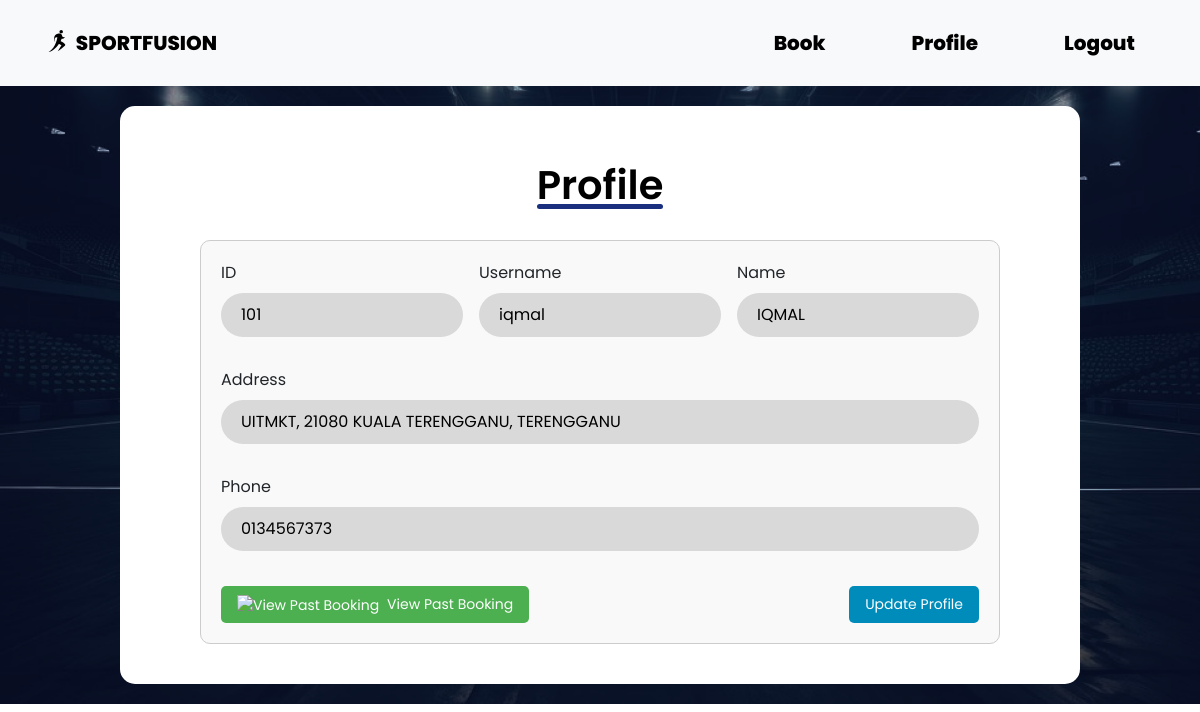
The app's page /profile.php (signed in) with its own data.
### tables this page shows
CREATE TABLE `customer` (
  `CUSTID` int NOT NULL,
  `CUSTNAME` varchar(255) NOT NULL,
  `CUSTADDRESS` varchar(255) DEFAULT NULL,
  `CUSTPHONE` varchar(255) DEFAULT NULL,
  `USERNAME` varchar(255) NOT NULL,
  `PASSWORD` varchar(255) NOT NULL
);

### profile.php (the view, shortened to what this page needs)
<?php
$sessionID = $_SESSION['ID'];
include "config.php";
$sql = "SELECT * FROM CUSTOMER WHERE CUSTID = ?";
if ($stmt = $conn->prepare($sql)) {
    $stmt->bind_param("i", $sessionID);
    $stmt->execute();
    $result = $stmt->get_result();
    if ($result->num_rows > 0) {
        $customerData = $result->fetch_assoc();
    }
} else {
    echo "<script>alert('Error preparing statement for fetching data.');</script>";
}
?>
<!DOCTYPE html>
<html lang="en">
<head>
    <link rel="stylesheet" href="css/bootstrap.min.css">
    <link rel="stylesheet" href="style.css">
</head>
<body>
    <header>
        <nav class="navbar navbar-expand-lg navbar-light bg-light">
            <div class="container-fluid">
                <a class="navbar-brand" href="homeCus.php">
                    <img src="resource/logo.svg" alt="Logo" width="30" height="24" class="d-inline-block align-text-top">
                    SPORTFUSION
                </a>
                <div class="collapse navbar-collapse" id="navbarNav">
                    <ul class="navbar-nav ms-auto">
                        <li class="nav-item">
                            <a class="nav-link" href="cusCheckTime.php">Book</a>
                        </li>
                        <li class="nav-item">
                            <a class="nav-link" href="profile.php">Profile</a>
                        </li>
                        <li class="nav-item">
                            <a class="nav-link" href="logout.php">Logout</a>
                        </li>
                    </ul>
                </div>
            </div>
        </nav>
    </header>
    <div class="check-container">
        <div class="title">
            <h1>Profile</h1>
        </div>
        <div class="check-wrapper">
            <form id="profileForm" class="row g-3" action="<?php echo htmlspecialchars($_SERVER['PHP_SELF']); ?>" method="POST">
                <div class="col-md-4 input-box">
                    <label for="custid" class="form-label">ID</label>
                    <input type="text" class="form-control" id="custid" name="custid" value="<?php echo htmlspecialchars($sessionID); ?>" readonly>
                </div>
                <div class="col-md-4 input-box">
                    <label for="username" class="form-label">Username</label>
                    <input type="text" class="form-control" id="username" name="username" value="<?php echo htmlspecialchars($customerData['USERNAME']); ?>" readonly>
                </div>
                <div class="col-md-4 input-box">
                    <label for="name" class="form-label">Name</label>
                    <input type="text" class="form-control" id="name" name="name" value="<?php echo htmlspecialchars($customerData['CUSTNAME']); ?>" placeholder="Enter your name">
                </div>
                <div class="col-md-12 input-box">
                    <label for="address" class="form-label">Address</label>
                    <input type="text" class="form-control" id="address" name="address" value="<?php echo htmlspecialchars($customerData['CUSTADDRESS']); ?>" placeholder="Enter your address">
                </div>
                <div class="col-md-12 input-box">
                    <label for="phone" class="form-label">Phone</label>
                    <input type="text" class="form-control" id="phone" name="phone" value="<?php echo htmlspecialchars($customerData['CUSTPHONE']); ?>" placeholder="Enter your phone number">
                </div>
                <div class="action-buttons">
                    <a href="cusPastBooking.php" class="action-button">
                        <img src="resource/book.png" alt="View Past Booking">
                        <span class="action-label">View Past Booking</span>
                    </a>
                    <button type="submit" class="submit-button" name="updateProfile">Update Profile</button>
                </div>
            </form>
        </div>
    </div>
</body>
</html>

### style.css (style rules this page uses)
* { margin: 0; padding: 0; box-sizing: border-box; font-family: "Poppins", Arial, Helvetica, sans-serif; }
body { background: url(resource/bgRsc.png); background-size: cover; background-repeat: no-repeat; }
header { display: flex; justify-content: flex-end; align-items: center; }
.navbar { display: flex; justify-content: space-between; align-items: center; padding: 10px; width: 100%; background-color: #ffffff; }
.navbar ul { list-style: none; display: flex; margin-right: 20px; }
.navbar ul li { margin-left: 20px; }
.navbar ul li { text-decoration: none; color: #ffffff; font-weight: 600; padding: 10px 15px; border-radius: 5px; }
.navbar a { font-size: 20px; color: #000000; text-decoration: none; font-weight: 800; position: relative; margin-left: 20px; }
.navbar a::after { content: ""; display: block; height: 4px; border-radius: 15px; width: 100%; background-color: #FF8A1E; transform: scaleX(0); transform-origin: left; transition: transform 0.2s ease; position: absolute; bottom: -3px; left: -5px; }
.title { color: #ffffff; font-size: 35px; font-style: normal; font-weight: 700; line-height: normal; margin-bottom: 8px; }

### profile.php (style rules this page uses)
.check-container { background-color: #fff; width: 80%; margin: 20px auto; border-radius: 15px; display: flex; flex-direction: column; justify-content: center; align-items: center; padding: 40px; }
.title { padding: 15px; width: 100%; display: flex; align-items: center; justify-content: center; position: relative; }
.title h1 { display: inline-block; position: relative; font-family: 'Poppins'; font-weight: 600; color: #000; }
.title h1::after { content: ''; position: absolute; left: 0; bottom: 0; width: 100%; height: 5px; background: #1A307F; border-radius: 3px; }
.input-box input, .input-box select { background-color: #d9d9d9; border: none; outline: none; border-radius: 30px; font-size: 16px; color: #000000; padding: 10px 45px 10px 20px; }
.check-wrapper { max-width: 800px; margin: 0 auto; padding: 20px; border: 1px solid #ccc; border-radius: 10px; background-color: #f9f9f9; }
.input-box { margin-bottom: 15px; }
.action-buttons { display: flex; justify-content: space-between; margin-top: 20px; }
.action-button { display: flex; align-items: center; text-decoration: none; padding: 8px 16px; background-color: #4CAF50; color: white; border-radius: 5px; transition: background-color 0.3s; font-size: 14px; }
.action-button img { margin-right: 8px; height: 20px; }
.submit-button { padding: 8px 16px; background-color: #008CBA; color: white; border: none; border-radius: 5px; cursor: pointer; transition: background-color 0.3s; font-size: 14px; }

### records on screen
customer: username "iqmal", name "IQMAL", address "UITMKT, 21080 KUALA TERENGGANU, TERENGGANU", phone "0134567373"
